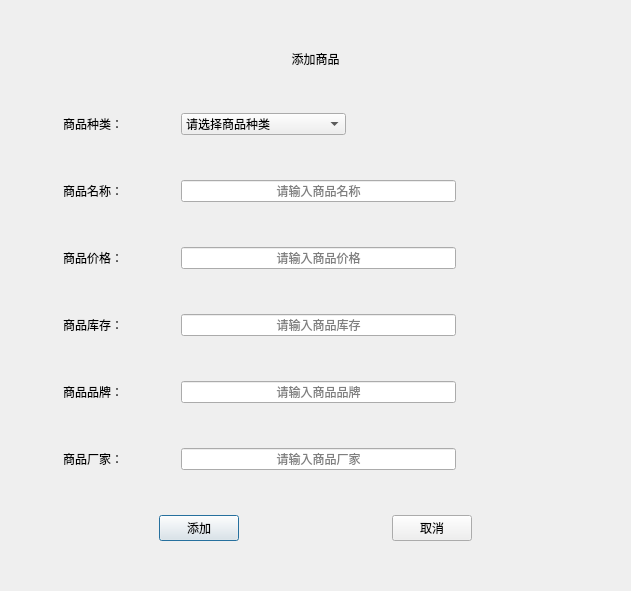
<?xml version="1.0" encoding="UTF-8"?>
<ui version="4.0">
 <class>add_goods</class>
 <widget class="QDialog" name="add_goods">
  <property name="geometry">
   <rect>
    <x>0</x>
    <y>0</y>
    <width>631</width>
    <height>591</height>
   </rect>
  </property>
  <property name="windowTitle">
   <string>add_goods</string>
  </property>
  <layout class="QVBoxLayout" name="verticalLayout">
   <item>
    <widget class="QLabel" name="label">
     <property name="sizePolicy">
      <sizepolicy hsizetype="Preferred" vsizetype="Fixed">
       <horstretch>0</horstretch>
       <verstretch>0</verstretch>
      </sizepolicy>
     </property>
     <property name="styleSheet">
      <string notr="true">font: 75 18pt &quot;宋体&quot;;</string>
     </property>
     <property name="text">
      <string>添加商品</string>
     </property>
     <property name="alignment">
      <set>Qt::AlignCenter</set>
     </property>
     <property name="wordWrap">
      <bool>false</bool>
     </property>
    </widget>
   </item>
   <item>
    <layout class="QHBoxLayout" name="horizontalLayout" stretch="3,3,5">
     <item>
      <widget class="QLabel" name="label_2">
       <property name="styleSheet">
        <string notr="true">font: 10pt &quot;宋体&quot;;</string>
       </property>
       <property name="text">
        <string>商品种类：</string>
       </property>
       <property name="alignment">
        <set>Qt::AlignCenter</set>
       </property>
      </widget>
     </item>
     <item>
      <widget class="QComboBox" name="cbb_kind">
       <property name="styleSheet">
        <string notr="true">font: 10pt &quot;宋体&quot;;</string>
       </property>
       <item>
        <property name="text">
         <string>请选择商品种类</string>
        </property>
       </item>
       <item>
        <property name="text">
         <string>食品</string>
        </property>
       </item>
       <item>
        <property name="text">
         <string>饮料</string>
        </property>
       </item>
       <item>
        <property name="text">
         <string>日用品</string>
        </property>
       </item>
       <item>
        <property name="text">
         <string>化妆品</string>
        </property>
       </item>
      </widget>
     </item>
     <item>
      <spacer name="horizontalSpacer">
       <property name="orientation">
        <enum>Qt::Horizontal</enum>
       </property>
       <property name="sizeHint" stdset="0">
        <size>
         <width>40</width>
         <height>20</height>
        </size>
       </property>
      </spacer>
     </item>
    </layout>
   </item>
   <item>
    <layout class="QHBoxLayout" name="horizontalLayout_2" stretch="3,5,3">
     <item>
      <widget class="QLabel" name="label_3">
       <property name="styleSheet">
        <string notr="true">font: 10pt &quot;宋体&quot;;</string>
       </property>
       <property name="text">
        <string>商品名称：</string>
       </property>
       <property name="alignment">
        <set>Qt::AlignCenter</set>
       </property>
      </widget>
     </item>
     <item>
      <widget class="QLineEdit" name="le_name">
       <property name="styleSheet">
        <string notr="true">font: 10pt &quot;宋体&quot;;</string>
       </property>
       <property name="inputMask">
        <string/>
       </property>
       <property name="alignment">
        <set>Qt::AlignCenter</set>
       </property>
       <property name="placeholderText">
        <string>请输入商品名称</string>
       </property>
      </widget>
     </item>
     <item>
      <spacer name="horizontalSpacer_2">
       <property name="orientation">
        <enum>Qt::Horizontal</enum>
       </property>
       <property name="sizeHint" stdset="0">
        <size>
         <width>40</width>
         <height>20</height>
        </size>
       </property>
      </spacer>
     </item>
    </layout>
   </item>
   <item>
    <layout class="QHBoxLayout" name="horizontalLayout_3" stretch="3,5,3">
     <item>
      <widget class="QLabel" name="label_4">
       <property name="styleSheet">
        <string notr="true">font: 10pt &quot;宋体&quot;;</string>
       </property>
       <property name="text">
        <string>商品价格：</string>
       </property>
       <property name="alignment">
        <set>Qt::AlignCenter</set>
       </property>
      </widget>
     </item>
     <item>
      <widget class="QLineEdit" name="le_price">
       <property name="styleSheet">
        <string notr="true">font: 10pt &quot;宋体&quot;;</string>
       </property>
       <property name="inputMask">
        <string/>
       </property>
       <property name="alignment">
        <set>Qt::AlignCenter</set>
       </property>
       <property name="placeholderText">
        <string>请输入商品价格</string>
       </property>
      </widget>
     </item>
     <item>
      <spacer name="horizontalSpacer_3">
       <property name="orientation">
        <enum>Qt::Horizontal</enum>
       </property>
       <property name="sizeHint" stdset="0">
        <size>
         <width>40</width>
         <height>20</height>
        </size>
       </property>
      </spacer>
     </item>
    </layout>
   </item>
   <item>
    <layout class="QHBoxLayout" name="horizontalLayout_4" stretch="3,5,3">
     <item>
      <widget class="QLabel" name="label_5">
       <property name="styleSheet">
        <string notr="true">font: 10pt &quot;宋体&quot;;</string>
       </property>
       <property name="text">
        <string>商品库存：</string>
       </property>
       <property name="alignment">
        <set>Qt::AlignCenter</set>
       </property>
      </widget>
     </item>
     <item>
      <widget class="QLineEdit" name="le_store">
       <property name="styleSheet">
        <string notr="true">font: 10pt &quot;宋体&quot;;</string>
       </property>
       <property name="inputMask">
        <string/>
       </property>
       <property name="text">
        <string/>
       </property>
       <property name="alignment">
        <set>Qt::AlignCenter</set>
       </property>
       <property name="placeholderText">
        <string>请输入商品库存</string>
       </property>
      </widget>
     </item>
     <item>
      <spacer name="horizontalSpacer_4">
       <property name="orientation">
        <enum>Qt::Horizontal</enum>
       </property>
       <property name="sizeHint" stdset="0">
        <size>
         <width>40</width>
         <height>20</height>
        </size>
       </property>
      </spacer>
     </item>
    </layout>
   </item>
   <item>
    <layout class="QHBoxLayout" name="horizontalLayout_5" stretch="3,5,3">
     <item>
      <widget class="QLabel" name="label_6">
       <property name="styleSheet">
        <string notr="true">font: 10pt &quot;宋体&quot;;</string>
       </property>
       <property name="text">
        <string>商品品牌：</string>
       </property>
       <property name="alignment">
        <set>Qt::AlignCenter</set>
       </property>
      </widget>
     </item>
     <item>
      <widget class="QLineEdit" name="le_logo">
       <property name="styleSheet">
        <string notr="true">font: 10pt &quot;宋体&quot;;</string>
       </property>
       <property name="inputMask">
        <string/>
       </property>
       <property name="alignment">
        <set>Qt::AlignCenter</set>
       </property>
       <property name="placeholderText">
        <string>请输入商品品牌</string>
       </property>
      </widget>
     </item>
     <item>
      <spacer name="horizontalSpacer_5">
       <property name="orientation">
        <enum>Qt::Horizontal</enum>
       </property>
       <property name="sizeHint" stdset="0">
        <size>
         <width>40</width>
         <height>20</height>
        </size>
       </property>
      </spacer>
     </item>
    </layout>
   </item>
   <item>
    <layout class="QHBoxLayout" name="horizontalLayout_6" stretch="3,5,3">
     <item>
      <widget class="QLabel" name="label_7">
       <property name="styleSheet">
        <string notr="true">font: 10pt &quot;宋体&quot;;</string>
       </property>
       <property name="text">
        <string>商品厂家：</string>
       </property>
       <property name="alignment">
        <set>Qt::AlignCenter</set>
       </property>
      </widget>
     </item>
     <item>
      <widget class="QLineEdit" name="le_maker">
       <property name="styleSheet">
        <string notr="true">font: 10pt &quot;宋体&quot;;</string>
       </property>
       <property name="inputMask">
        <string/>
       </property>
       <property name="alignment">
        <set>Qt::AlignCenter</set>
       </property>
       <property name="placeholderText">
        <string>请输入商品厂家</string>
       </property>
      </widget>
     </item>
     <item>
      <spacer name="horizontalSpacer_6">
       <property name="orientation">
        <enum>Qt::Horizontal</enum>
       </property>
       <property name="sizeHint" stdset="0">
        <size>
         <width>40</width>
         <height>20</height>
        </size>
       </property>
      </spacer>
     </item>
    </layout>
   </item>
   <item>
    <layout class="QHBoxLayout" name="horizontalLayout_7">
     <item>
      <spacer name="horizontalSpacer_7">
       <property name="orientation">
        <enum>Qt::Horizontal</enum>
       </property>
       <property name="sizeHint" stdset="0">
        <size>
         <width>40</width>
         <height>20</height>
        </size>
       </property>
      </spacer>
     </item>
     <item>
      <widget class="QPushButton" name="btn_add">
       <property name="styleSheet">
        <string notr="true">font: 10pt &quot;宋体&quot;;</string>
       </property>
       <property name="text">
        <string>添加</string>
       </property>
      </widget>
     </item>
     <item>
      <spacer name="horizontalSpacer_9">
       <property name="orientation">
        <enum>Qt::Horizontal</enum>
       </property>
       <property name="sizeHint" stdset="0">
        <size>
         <width>40</width>
         <height>20</height>
        </size>
       </property>
      </spacer>
     </item>
     <item>
      <widget class="QPushButton" name="btn_cancel">
       <property name="styleSheet">
        <string notr="true">font: 10pt &quot;宋体&quot;;</string>
       </property>
       <property name="text">
        <string>取消</string>
       </property>
      </widget>
     </item>
     <item>
      <spacer name="horizontalSpacer_8">
       <property name="orientation">
        <enum>Qt::Horizontal</enum>
       </property>
       <property name="sizeHint" stdset="0">
        <size>
         <width>40</width>
         <height>20</height>
        </size>
       </property>
      </spacer>
     </item>
    </layout>
   </item>
  </layout>
  <zorder>label_2</zorder>
  <zorder>label_3</zorder>
  <zorder>label_4</zorder>
  <zorder>label_5</zorder>
  <zorder>label_6</zorder>
  <zorder>label_7</zorder>
  <zorder>le_name</zorder>
  <zorder>le_price</zorder>
  <zorder>le_store</zorder>
  <zorder>le_logo</zorder>
  <zorder>le_maker</zorder>
  <zorder>btn_cancel</zorder>
  <zorder>btn_add</zorder>
  <zorder>cbb_kind</zorder>
  <zorder>label</zorder>
  <zorder></zorder>
  <zorder>label</zorder>
 </widget>
 <layoutdefault spacing="6" margin="11"/>
 <resources/>
 <connections/>
</ui>
